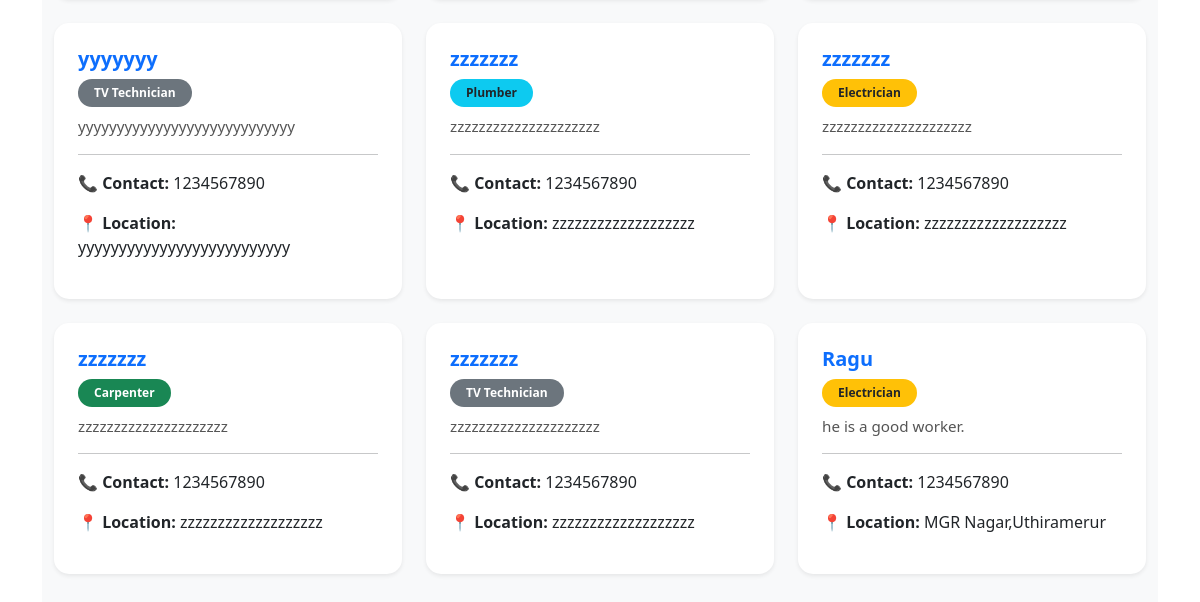
The page /service/ (lower part) on the database as committed earlier.
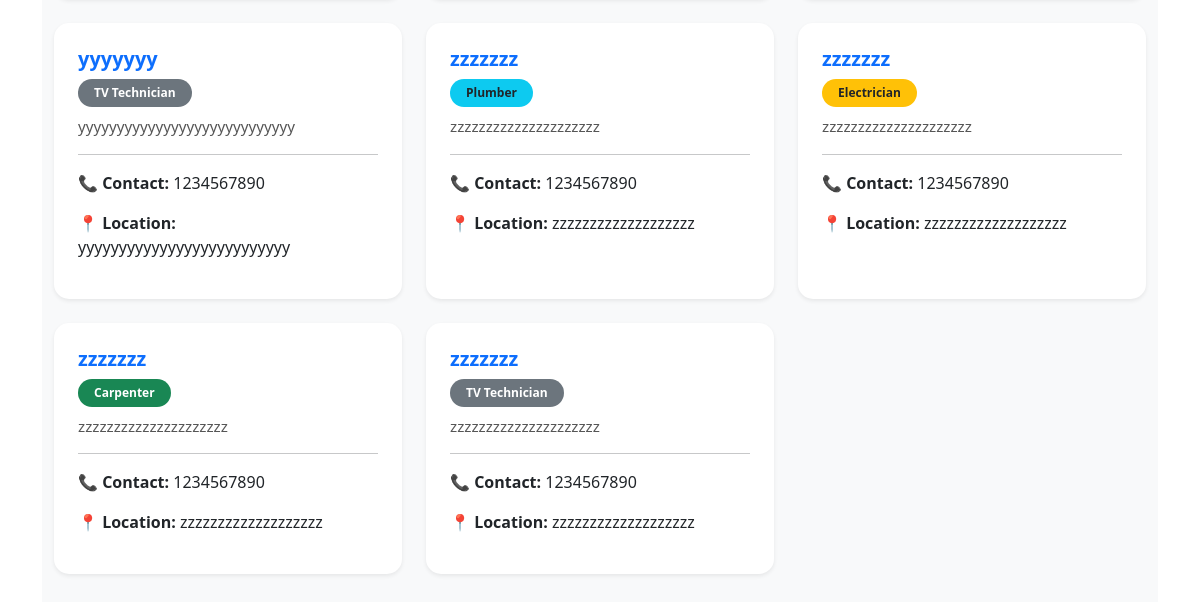
The same page on the database as committed later.
### myapp/models.py (models this page shows, shortened)
class Service(models.Model):
    SERVICE_CHOICES = [
        ('PLUMBER', 'Plumber'),
        ('ELECTRICIAN', 'Electrician'),
        ('CARPENTER', 'Carpenter'),
        ('TV TECH', 'TV Technician'),
    ]
    name = models.CharField(max_length=100)
    service_type = models.CharField(max_length=50, choices=SERVICE_CHOICES)
    description = models.TextField()
    address = models.CharField(max_length=255, blank=True, null=True)
    contact_no = models.CharField(max_length=15, blank=True, null=True)
    created_at = models.DateTimeField(auto_now_add=True)
    updated_at = models.DateTimeField(auto_now=True)

### myapp/views.py (the view)
# urls.py: path('service/', views.service_list, name='service_list'),
def service_list(request):
    services = Service.objects.all()
    return render(request, 'service_list.html', {'services': services})

### templates/service_list.html (shortened to what this page needs)
{% extends 'base.html' %}
{% load static %}
{% block content %}
<link rel="stylesheet" href="{% static 'css/Services.css' %}">
<div class="container py-5" style="background-color: #f8f9fa;">
    <div class="row">
        {% for service in services %}
        <div class="col-md-6 col-lg-4 mb-4">
            <div class="card service-card h-100 shadow-sm border-0">
                <div class="card-body">
                    <h5 class="card-title text-primary">{{ service.name }}</h5>
                    {% if service.get_service_type_display == "Electrician" %}
                    <span class="badge rounded-pill bg-warning text-dark mb-2 px-3 py-2">Electrician</span>
                {% elif service.get_service_type_display == "Plumber" %}
                    <span class="badge rounded-pill bg-info text-dark mb-2 px-3 py-2">Plumber</span>
                {% elif service.get_service_type_display == "Carpenter" %}
                    <span class="badge rounded-pill bg-success mb-2 px-3 py-2">Carpenter</span>
                {% else %}
                    <span class="badge rounded-pill bg-secondary mb-2 px-3 py-2">{{ service.get_service_type_display }}</span>
                {% endif %}
                    <p class="card-text">{{ service.description|truncatewords:20 }}</p>
                    <hr>
                    <p><strong>📞 Contact:</strong> {{ service.contact_no }}</p>
                    <p><strong>📍 Location:</strong> {{ service.address }}</p>
                </div>
            </div>
        </div>
        {% empty %}
        <p class="text-center text-muted">No services found.</p>
        {% endfor %}
    </div>
</div>
{% endblock %}

Rows that differ between the two databases and show on the page:
removed Service: name "Ragu", service_type "Electrician", description "he is a good worker.", contact_no "1234567890", address "MGR Nagar,Uthiramerur"
